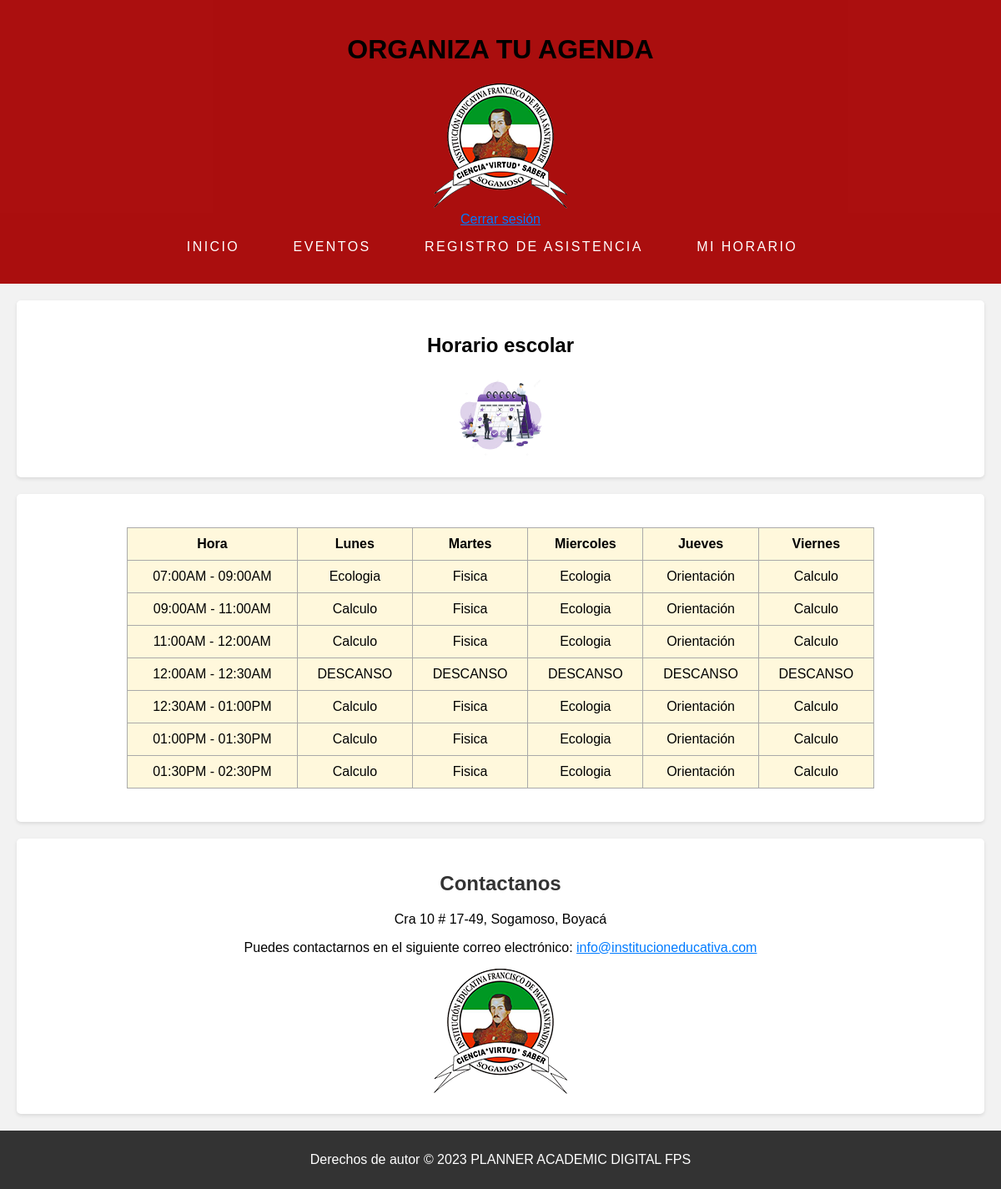
Before: /horario.php with the older database file.
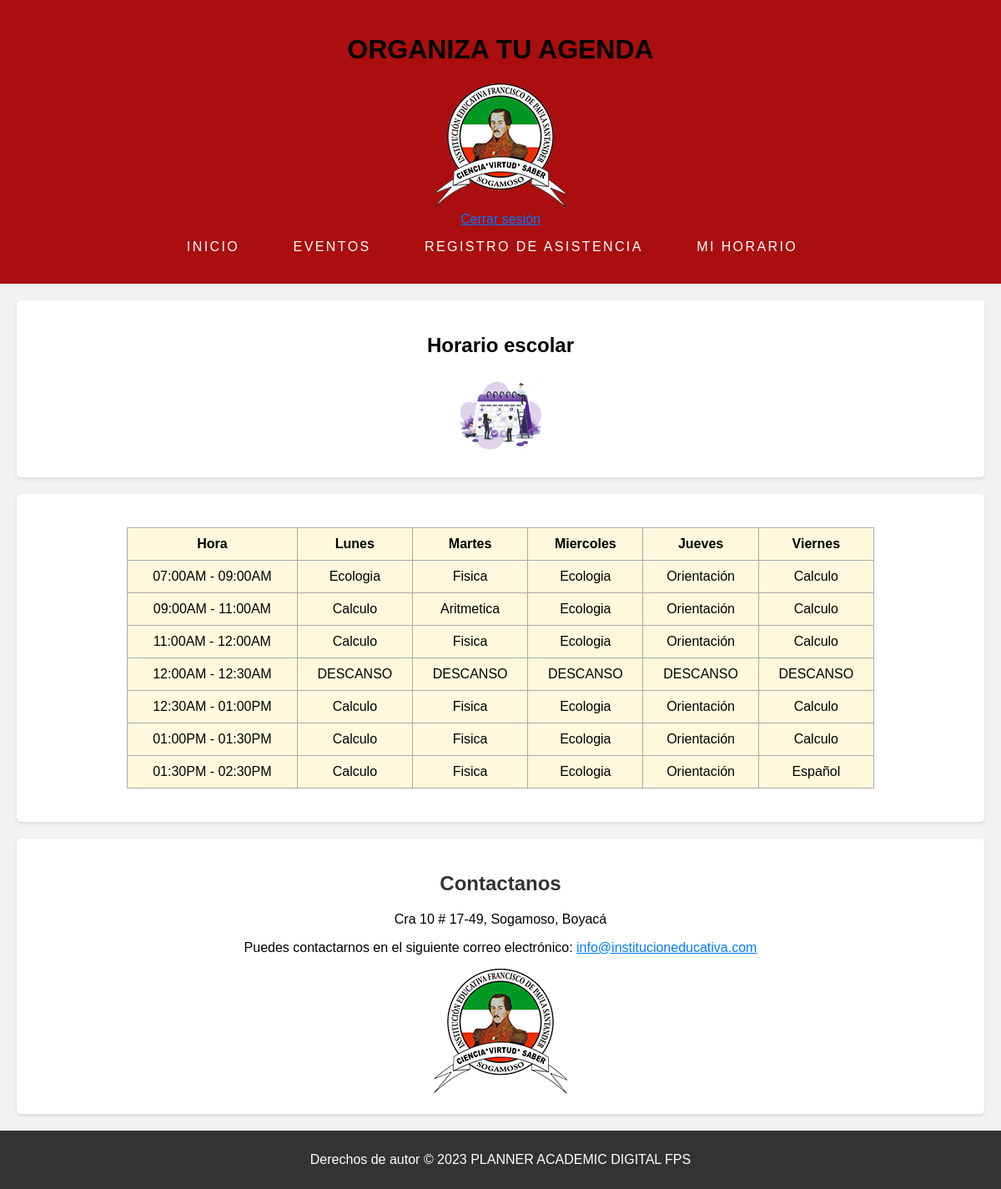
After: the same page with the newer database file.
### tables this page shows
CREATE TABLE `horario` (
  `id` int(11) NOT NULL,
  `hora` varchar(255) NOT NULL,
  `lunes` varchar(255) NOT NULL,
  `martes` varchar(255) NOT NULL,
  `miercoles` varchar(255) NOT NULL,
  `jueves` varchar(255) NOT NULL,
  `viernes` varchar(255) NOT NULL
);

### horario.php (the view, shortened to what this page needs)
<?php
    include 'includes/header.php';
    include 'includes/nav.php';
    include 'includes/conect.php';
    $sql_horario = "SELECT * FROM horario";
    $result_horario = $conn->query($sql_horario);
?>
<section class="registro">
        <div class="container">
            <h1>Horario escolar</h1>
            <div class="icono">
            <img src="imagenes/calendario.jpg" height="100px" width="100px" alt="circulares">
            </div>
        </div>
    </section>
<section class="horario">
  <body>
        <table >
          <thead>
              <tr>
                <th>Hora</th>
                <th>Lunes</th>
                <th>Martes</th>
                <th>Miercoles</th>
                <th>Jueves</th>
                <th>Viernes</th>
              </tr>
          </thead>
          <?php
            echo '<tbody>';
              while ($row_horario = $result_horario->fetch_assoc()) {
                echo '<tr>';
                  echo '<td>' . $row_horario['hora'] . '</td>';
                  echo '<td>' . $row_horario['lunes'] . '</td>';
                  echo '<td>' . $row_horario['martes'] . '</td>';
                  echo '<td>' . $row_horario['miercoles'] . '</td>';
                  echo '<td>' . $row_horario['jueves'] . '</td>';
                  echo '<td>' . $row_horario['viernes'] . '</td>';
                echo '</tr>';
              }
            echo '</tbody>';
            ?>
      </table>
      </section>
  <?php
    include 'includes/footer.php';
  ?>
</body>
</html>

### includes/header.php (shortened to what this page needs)
<!DOCTYPE html>
<html lang="es">
<head>
    <link rel="stylesheet" href="css/styles.css">
    <link rel="stylesheet" href="css/registro.css">
    <link rel="stylesheet" href="css/login.css">
    <link rel="stylesheet" href="css/calendario.css">
</head>
<body>
    <header>
        <h1>ORGANIZA TU AGENDA</h1>
        <div class="imagen">
            <img src="imagenes/logo.png" alt="image">
        </div>

### includes/nav.php
<a href="login.php">Cerrar sesión</a>
   <nav>
        <ul>
            <li><a href="welcome.php">Inicio</a></li>
            <li><a href="evento.php">Eventos</a></li>
            <li><a href="asistencia.php">Registro de Asistencia</a></li>
            <li><a href="horario.php">Mi Horario</a></li>
        </ul>
    </nav>
</header>

### includes/footer.php
<section id="contacto">
    <h2>Contactanos</h2>
    <p>Cra 10 # 17-49, Sogamoso, Boyacá</p>
    <p>Puedes contactarnos en el siguiente correo electrónico:
    <a href="mailto:info@institucioneducativa.com">info@institucioneducativa.com</a></p>
    <div class="image">
        <img src="imagenes/logo.png" alt="image">
    </div>
</section>
<footer>
    <p>Derechos de autor © 2023 PLANNER ACADEMIC DIGITAL FPS</p>
</footer>

### css/styles.css (style rules this page uses)
body { font-family: Arial, sans-serif; margin: 0; padding: 0; }
header { background-color: #a70404f3; color: black; padding: 20px; text-align: center; }
nav ul { list-style-type: none; margin: 0; padding: 0; }
nav ul li { display: inline; margin-right: 20px; }
nav a { color: white; text-decoration: none; text-transform: uppercase; letter-spacing: 0.15em; display: inline-block; padding: 15px 20px; position: relative; }
#contacto { background-color: #fff; padding: 20px; margin: 20px; border-radius: 5px; box-shadow: 0 2px 4px rgba(0, 0, 0, 0.1); text-align: center; }
section { background-color: #fff; padding: 20px; margin: 20px; border-radius: 5px; box-shadow: 0 2px 4px rgba(0, 0, 0, 0.1); }
h2 { color: #333; }
ul { list-style: disc; margin-left: 20px; }
section .image { align-items: flex-start; align-content: flex-start; justify-content: flex-end; }
footer { background-color: #333; color: #fff; text-align: center; padding: 10px; }
a { color: #007BFF; }

### css/registro.css (style rules this page uses)
body { font-family: Arial, sans-serif; }
h1 { text-align: center; }
.icono { text-align: center; align-self: start; justify-content: flex-start; }
table { width: 80%; margin: 20px auto; border-collapse: collapse; background-color: cornsilk; }
table, th, td { border: 1px solid #aaa; }
th, td { padding: 10px; text-align: center; }

### css/login.css (style rules this page uses)
body { font-family: Arial, sans-serif; background-color: #f2f2f2; }
h2 { text-align: center; }

### css/calendario.css (style rules this page uses)
body { font-family: Arial, sans-serif; }

Changed rows visible on the page:
changed horario "09:00AM - 11:00AM": martes "Fisica" → "Aritmetica"
changed horario "01:30PM - 02:30PM": viernes "Calculo" → "Español"
